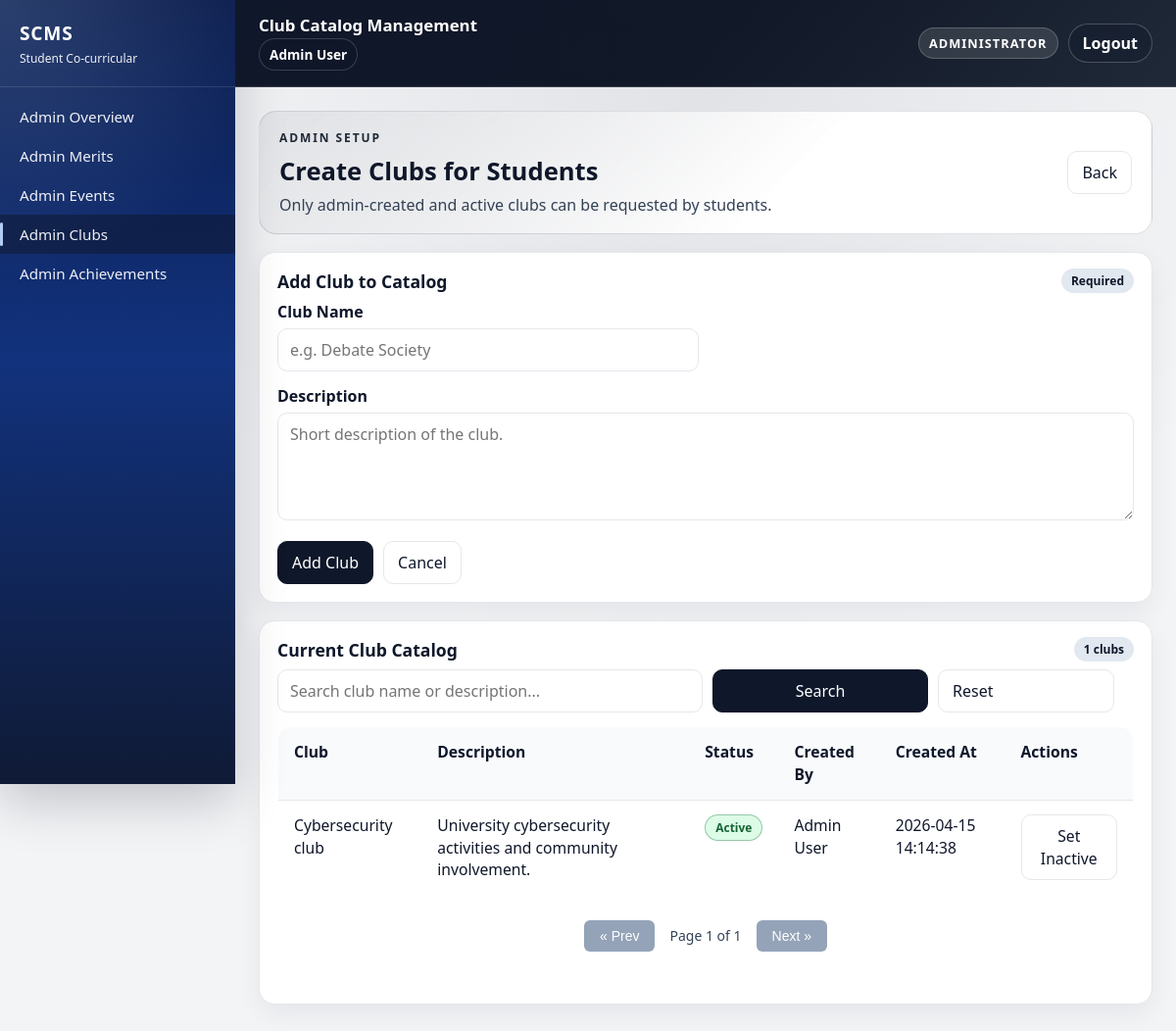
The app's page /public/index.php?url=club/create (signed in) with its own data.
### tables this page shows
CREATE TABLE `club_catalog` (
  `clubCatalogID` int(11) NOT NULL,
  `clubName` varchar(150) NOT NULL,
  `description` text DEFAULT NULL,
  `is_active` tinyint(1) NOT NULL DEFAULT 1,
  `created_by` int(11) DEFAULT NULL,
  `created_at` timestamp NOT NULL DEFAULT current_timestamp()
);

CREATE TABLE `users` (
  `userID` int(11) NOT NULL,
  `student_id` varchar(20) NOT NULL,
  `name` varchar(100) NOT NULL,
  `email` varchar(100) NOT NULL,
  `passwordHash` varchar(255) NOT NULL,
  `isAdmin` tinyint(1) DEFAULT 0,
  `created_at` timestamp NOT NULL DEFAULT current_timestamp()
);

### app/models/ClubCatalog.php (called while the page is built, shortened)
<?php
class ClubCatalog {
    public static function getAll($search = null) {
        $db = Database::connect();
        $sql = "SELECT cc.*, u.name AS createdByName
                FROM club_catalog cc
                LEFT JOIN users u ON u.userID = cc.created_by";
        $params = [];
        $sql .= " ORDER BY cc.is_active DESC, cc.clubName ASC";
        $stmt = $db->prepare($sql);
        $stmt->execute($params);
        return $stmt->fetchAll(PDO::FETCH_ASSOC);
    }
}
?>

### app/views/admin/club_create.php (the view, shortened to what this page needs)
<?php require "../app/views/layout/header.php"; ?>
<?php require "../app/views/layout/sidebar.php"; ?>
<div class="main module-page">
    <div class="topbar admin-topbar">
        <div class="topbar-left">
            <div class="topbar-title">Club Catalog Management</div>
            <div class="topbar-user-inline">
                <?= htmlspecialchars($_SESSION['user_name'] ?? '', ENT_QUOTES, 'UTF-8'); ?>
            </div>
        </div>
        <div class="topbar-actions">
            <div class="admin-badge">Administrator</div>
            <form method="POST" action="index.php?url=auth/logout">
                <button type="submit" class="topbar-logout">Logout</button>
            </form>
        </div>
    </div>
    <div class="content admin-content">
        <div class="content-inner">
    <div class="admin-hero">
        <div>
            <div class="admin-eyebrow">Admin Setup</div>
            <h1 class="admin-title">Create Clubs for Students</h1>
            <p class="admin-subtitle">Only admin-created and active clubs can be requested by students.</p>
        </div>
        <div class="admin-hero-actions">
            <a class="btn btn-secondary" href="index.php?url=club/index">Back</a>
        </div>
    </div>
    <div class="admin-section">
        <div class="admin-section-header">
            <h2 class="admin-section-title">Add Club to Catalog</h2>
            <span class="admin-section-chip">Required</span>
        </div>
        <div class="admin-section-body">
            <form method="POST" class="form">
                <div class="form-grid">
                    <div>
                        <label class="label">Club Name</label>
                        <input class="input" type="text" name="clubName" placeholder="e.g. Debate Society" required>
                    </div>
                </div>
                <div style="margin-top:14px;">
                    <label class="label">Description</label>
                    <textarea class="input" name="description" rows="4" placeholder="Short description of the club."></textarea>
                </div>
                <div class="form-actions">
                    <button type="submit" class="btn">Add Club</button>
                    <a href="index.php?url=club/index" class="btn btn-secondary">Cancel</a>
                </div>
            </form>
        </div>
    </div>
    <div class="admin-section">
        <div class="admin-section-header">
            <h2 class="admin-section-title">Current Club Catalog</h2>
            <span class="admin-section-chip"><?= is_array($clubCatalog) ? count($clubCatalog) : 0 ?> clubs</span>
        </div>
        <div class="admin-section-body">
            <form method="GET" class="filter-bar" style="margin-bottom:14px;">
                <input
                    type="text"
                    name="catalog_search"
                    class="input"
                    placeholder="Search club name or description..."
                    value="<?= isset($_GET['catalog_search']) ? htmlspecialchars((string) $_GET['catalog_search'], ENT_QUOTES, 'UTF-8') : '' ?>">
                <button type="submit" class="btn">Search</button>
                <a href="index.php?url=club/create" class="btn btn-secondary">Reset</a>
            </form>
            <table class="admin-table co-records-table">
                <tr>
                    <th>Club</th>
                    <th>Description</th>
                    <th>Status</th>
                    <th>Created By</th>
                    <th>Created At</th>
                    <th>Actions</th>
                </tr>
                <?php foreach ($clubCatalog as $clubDef): ?>
                    <?php $isActive = (int) ($clubDef['is_active'] ?? 0) === 1; ?>
                    <tr>
                        <td><?= htmlspecialchars((string) ($clubDef['clubName'] ?? '-'), ENT_QUOTES, 'UTF-8') ?></td>
                        <td><?= htmlspecialchars((string) ($clubDef['description'] ?? '-'), ENT_QUOTES, 'UTF-8') ?></td>
                        <td>
                            <?php if ($isActive): ?>
                                <span class="status-badge approved">Active</span>
                            <?php else: ?>
                                <span class="status-badge rejected">Inactive</span>
                            <?php endif; ?>
                        </td>
                        <td><?= htmlspecialchars((string) ($clubDef['createdByName'] ?? '-'), ENT_QUOTES, 'UTF-8') ?></td>
                        <td><?= htmlspecialchars((string) ($clubDef['created_at'] ?? '-'), ENT_QUOTES, 'UTF-8') ?></td>
                        <td>
                            <form method="POST" action="index.php?url=club/catalogStatus" style="display:inline;">
                                <button type="submit" class="btn btn-secondary">
                                    <?= $isActive ? 'Set Inactive' : 'Set Active' ?>
                                </button>
                            </form>
                        </td>
                    </tr>
                <?php endforeach; ?>
            </table>
        </div>
    </div>
        </div>
    </div>
</div>
<?php require "../app/views/layout/footer.php"; ?>

### app/views/layout/footer.php (style rules this page uses)
.table-responsive-wrapper table { min-width: 800px; width: 100%; }

### records on screen
club_catalog: clubName "Cybersecurity club", description "University cybersecurity activities and community involvement.", is_active "Active", created_by.name "Admin User", created_at "2026-04-15 14:14:38"

### other values on screen
$_SESSION['user_name'] "Admin User"
count($clubCatalog) "1"
